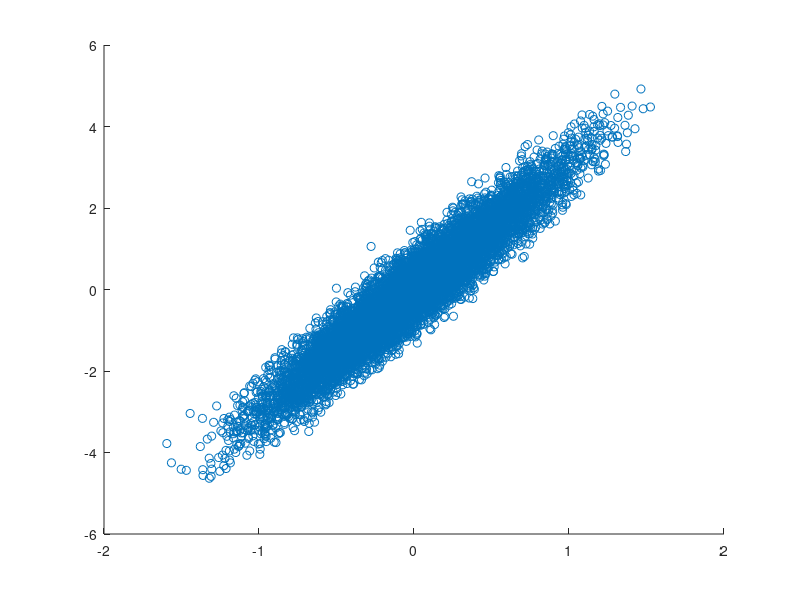

MATLAB code to generate this figure:

Sigma=[0.2, 0.6;0.6, 2];
eig(Sigma);

mu=[0;0];

n=10000;
i=1
while i<n
    x1=10*(rand()-0.5)
    x2=10*(rand()-0.5)
    z=rand();
    x=[x1;x2];
    if z<exp(-1/2*(x-mu)'*Sigma^(-1)*(x-mu))
        x1g(i)=x1;
        x2g(i)=x2;
        i=i+1
    end
end

scatter(x1g,x2g);